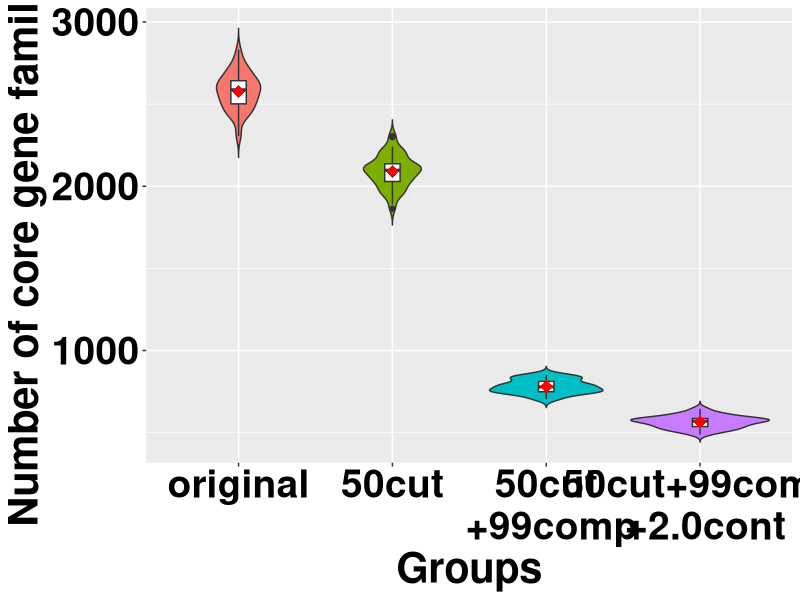

Write R code to recreate this figure.
.libPaths("/Users/litang/Desktop/RLibrary")
library(tidyverse)
library(dplyr)   # For data manipulation
library(ggplot2) # For data visualization
library(reshape2)

## Load data for four groups: original (ori), fragmentation (50cut), incompleteness (50cut+99comp), and contamination (50cut+99comp+2.0cont). 
ori <- read.table(file = "R_code/Fig3.frag_incomp/EC_ori.txt",  sep = '\t', header = FALSE)
cut <- read.table(file = "R_code/Fig3.frag_incomp/EC_frag.txt",  sep = '\t', header = FALSE)
comp <- read.table(file = "R_code/Fig3.frag_incomp/EC_incomp.txt",  sep = '\t', header = FALSE)
cont <- read.table(file = "R_code/Fig3.frag_incomp/EC_cont.txt",  sep = '\t', header = FALSE)

## Reformat the data.
group <- rep("original", 50)
gene_count <- ori$V5
ori_mod <- data.frame(group,gene_count)

group <- rep("50cut", 50)
gene_count <- cut$V4
cut_mod <- data.frame(group,gene_count)

group <- rep("50cut+99comp", 50)
gene_count <- comp$V4
comp_mod <- data.frame(group,gene_count)

group <- rep("50cut+99comp+2.0cont", 50)
gene_count <- cont$V5
cont_mod <- data.frame(group,gene_count)

data <- rbind(ori_mod, cut_mod, comp_mod, cont_mod)

data$group <- factor(data$group , levels=c("original", "50cut", "50cut+99comp", "50cut+99comp+2.0cont"))
my.labels <- c("original",
               "50cut", 
               "50cut\n +99comp",
               "50cut+99comp\n +2.0cont")

## Make violin plot.
plot_violin <- ggplot(data, aes(x = group, y = gene_count, fill=group))+
  geom_violin(trim=FALSE)+
  geom_boxplot(width=0.1, fill="white")+
  theme(legend.position="none",
        axis.text.x = element_text(color="black", size=28, face= "bold"),
        axis.text.y = element_text(color="black", size=28, face= "bold"),
        axis.title.x = element_text(size=30, face= "bold"),
        axis.title.y = element_text(size=30, face= "bold"))+
  scale_x_discrete(name = "Groups", labels= my.labels)+
  scale_y_continuous(name = "Number of core gene families")+
  stat_summary(fun= mean, geom = "point", color = "red", 
               shape=18, size=4, show.legend = FALSE) 
plot_violin

